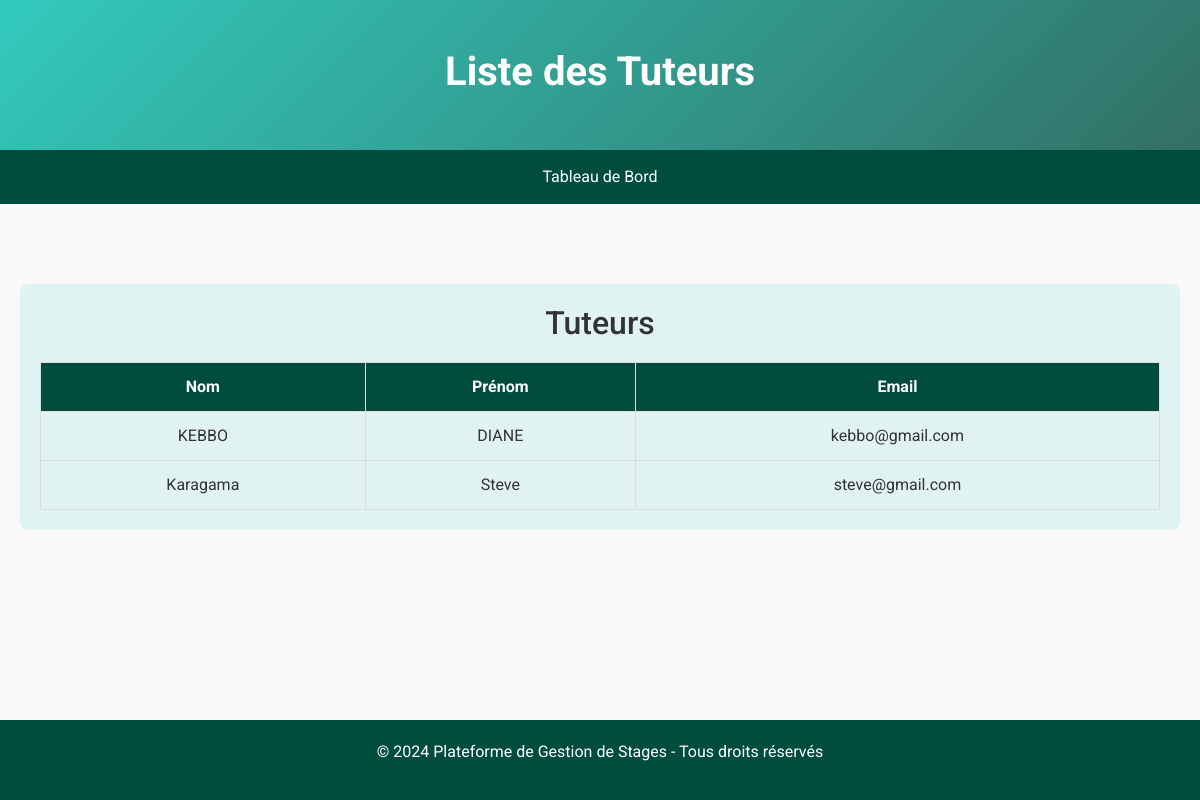
The app's page /liste_tuteur.php with its own data.
### tables this page shows
CREATE TABLE `tuteurs` (
  `tuteur_id` int(11) NOT NULL,
  `nom` varchar(100) NOT NULL,
  `prenom` varchar(100) NOT NULL,
  `email` varchar(100) NOT NULL,
  `mot_de_passe` varchar(255) NOT NULL,
  `entreprise` varchar(100) DEFAULT NULL,
  `poste` varchar(100) DEFAULT NULL,
  `date_creation` timestamp NOT NULL DEFAULT current_timestamp()
);

### liste_tuteur.php (the view, shortened to what this page needs)
<?php
$host = 'localhost';
$dbname = 'gestion_stages_sodecoton';
$username = 'root';
$password = '';
try {
    $pdo = new PDO("mysql:host=$host;dbname=$dbname", $username, $password);
    $pdo->setAttribute(PDO::ATTR_ERRMODE, PDO::ERRMODE_EXCEPTION);
} catch (PDOException $e) {
    die("Erreur de connexion à la base de données : " . $e->getMessage());
}
$tuteurs = [];
try {
    $stmt = $pdo->query("SELECT nom, prenom, email FROM Tuteurs");
    $tuteurs = $stmt->fetchAll(PDO::FETCH_ASSOC);
} catch (PDOException $e) {
    die("Erreur lors de la récupération des données : " . $e->getMessage());
}
?>
<!DOCTYPE html>
<html lang="fr">
<head>
    <link rel="stylesheet" href="https://stackpath.bootstrapcdn.com/bootstrap/4.5.2/css/bootstrap.min.css">
    <link rel="stylesheet" href="https://cdnjs.cloudflare.com/ajax/libs/font-awesome/5.15.3/css/all.min.css">
</head>
<body>
    <header>
        <h1>Liste des Tuteurs</h1>
    </header>
    <nav>
        <ul>
            <li><a href="dashboard_admin.php">Tableau de Bord</a></li>
        </ul>
    </nav>
    <main>
        <section>
            <h2>Tuteurs</h2>
            <table>
                <thead>
                    <tr>
                        <th>Nom</th>
                        <th>Prénom</th>
                        <th>Email</th>
                    </tr>
                </thead>
                <tbody>
                    <?php foreach ($tuteurs as $tuteur): ?>
                        <tr>
                            <td><?php echo htmlspecialchars($tuteur['nom']); ?></td>
                            <td><?php echo htmlspecialchars($tuteur['prenom']); ?></td>
                            <td><?php echo htmlspecialchars($tuteur['email']); ?></td>
                        </tr>
                    <?php endforeach; ?>
                </tbody>
            </table>
        </section>
    </main>
    <footer>
        <p>&copy; 2024 Plateforme de Gestion de Stages - Tous droits réservés</p>
    </footer>
</body>
</html>

### liste_tuteur.php (style rules this page uses)
body { font-family: 'Roboto', sans-serif; background-color: #f9f9f9; color: #333; display: flex; flex-direction: column; min-height: 100vh; }
header { background: linear-gradient(135deg, rgba(0, 191, 174, 0.8), rgba(0, 77, 64, 0.8)); color: #fff; padding: 3em 1em; text-align: center; box-shadow: 0 4px 8px rgba(0, 0, 0, 0.1); height: 150px; }
header h1 { margin: 0; font-size: 2.5em; font-weight: 700; }
nav { background: #004d40; padding: 15px 0; position: sticky; top: 0; z-index: 1; }
nav ul { list-style: none; padding: 0; margin: 0; display: flex; justify-content: center; }
nav ul li a { color: #fff; padding: 15px 20px; text-decoration: none; }
main { flex: 1; padding: 60px 20px; text-align: center; }
section { background: #e0f2f1; padding: 20px; border-radius: 8px; margin: 20px 0; }
table { width: 100%; margin-top: 20px; border-collapse: collapse; }
table th, table td { padding: 12px; border: 1px solid #ddd; }
table th { background-color: #004d40; color: #fff; }
footer { background: #004d40; color: #fff; padding: 20px; text-align: center; }

### records on screen
tuteurs: nom "KEBBO", prenom "DIANE", email "kebbo@gmail.com"
tuteurs: nom "Karagama", prenom "Steve", email "steve@gmail.com"
